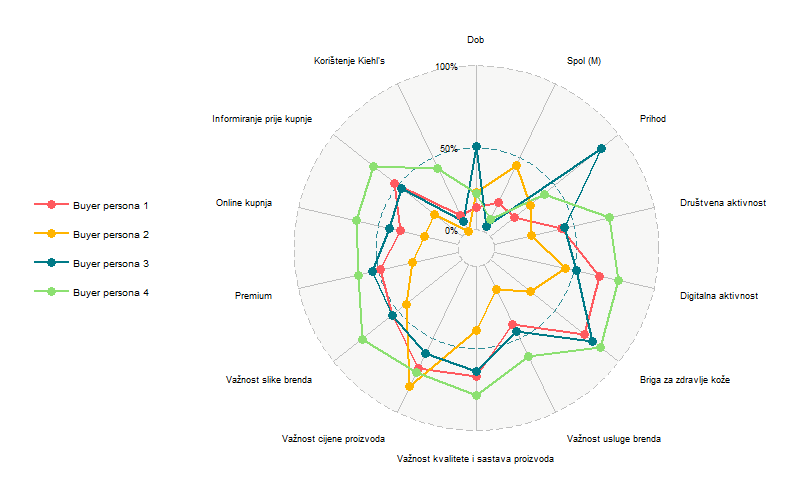

Here is the R script that generated this plot:
## Cleaning the data
data.pca2 <- data[,c(2:40,50:55)]
data.pca2 <- data.pca2[complete.cases(data[,c(2:38)]),c(-3,-5, -8, -9, -28)]
sum(is.na(data.pca2))
data.pca2$person.gender <- as.integer(factor(data.pca2$person.gender, 
                                             levels=c("Male", "Female"), ordered = TRUE))
data.pca2$person.age <- as.integer(factor(data.pca2$person.age, 
                                          levels=c("<20", "20-29", "30-39", "40-49", "50-59", ">60"), ordered = TRUE))
data.pca2$person.residency <- as.integer(factor(data.pca2$person.residency, 
                                                levels=c("Rural area", "Small town", "Big city"), ordered = TRUE))
data.pca2$person.education <- as.integer(factor(data.pca2$person.education, 
                                                levels=c("No schooling completed", "Nursery school to 8th grade",
                                                         "High school graduate", "Bachelor's degree or eqvivalent",
                                                         "Master's degree or eqvivalent", "Doctorate degree"), ordered = TRUE))
data.pca2$person.income <- as.integer(factor(data.pca2$person.income, 
                                             levels=c("<$500", "$500-$799", "$800-$1000", "$1000-$1499", 
                                                      "$1500-$3000", ">$3000"), ordered = TRUE))
data.pca2$person.children <- as.integer(factor(data.pca2$person.children, 
                                               levels=c("0", "1", "2", "3+"), ordered = TRUE))
data.pca2$skincare.spend <- as.integer(factor(data.pca2$skincare.spend, 
                                              levels=c("<$10", "$10-$19", "$20-$49", "$50-$99", "$100-$199", ">$200"), ordered = TRUE))
data.pca2$behave.skincare.use <- as.integer(factor(data.pca2$behave.skincare.use, 
                                                   levels=c("No", "Yes"), ordered = TRUE))
data.pca2$kiehls.use <- as.integer(factor(data.pca2$kiehls.use, 
                                          levels=c("No", "Yes"), ordered = TRUE))
data.pca2 <- data.pca2[, -1+c(-2,-3,-5,-16, -22, -32, -34, -35, -36, -37, -38, -39)]

data.pca2$cluster <- Kmeans$cluster
range01 <- function(x){(x-min(x))/(max(x)-min(x))}

library(ggradar)

new.data <- data.frame(
  age=range01(data.pca2$person.age),
  gender=range01(abs(data.pca2$person.gender-2)),
  income=range01(data.pca2$person.income),
  socially.active=range01(data.pca2$behave.sociality+data.pca2$behave.social.nets+
                 data.pca2$behave.sporty+data.pca2$behave.environment+
                 data.pca2$behave.trendy),
  digitally.active=range01(data.pca2$behave.time.online+data.pca2$behave.phone.use+
                            data.pca2$behave.social.nets),
  skincare=range01(data.pca2$behave.skincare.care),
  brand.service=range01(data.pca2$skincare.service+data.pca2$skincare.returns+data.pca2$skincare.free.samples),
  brand.quality=range01(data.pca2$skincare.natural+data.pca2$skincare.quality),
  brand.price=range01(data.pca2$skincare.price),
  brand.image=range01(data.pca2$skincare.environment.buy+data.pca2$skincare.social.image+
                        data.pca2$behave.environment),
  premium=range01(data.pca2$skincare.mass.premium),
  buy.online=range01(data.pca2$behave.online.buy+data.pca2$behave.phone.buy+data.pca2$behave.where.buy),
  informed=range01(data.pca2$behave.inform.buy+data.pca2$behave.expert.recommendations+
                   data.pca2$behave.friend.recommendations+data.pca2$behave.celebrity.recommendation),
  use.kiehls= range01(data.pca2$kiehls.use),
  cluster=paste("Buyer persona", data.pca2$cluster)
)

new.data <- new.data %>%
  group_by(cluster) %>%
  summarise_all(funs(mean(., na.rm=TRUE)))

names <- c("Dob", "Spol (M)", "Prihod", "Društvena aktivnost", "Digitalna aktivnost", "Briga za zdravlje kože", "Važnost usluge brenda", 
           "Važnost kvalitete i sastava proizvoda", "Važnost cijene proizvoda", "Važnost slike brenda", "Premium", 
           "Online kupnja", "Informiranje prije kupnje","Korištenje Kiehl's")
g_spyder <-ggradar(new.data, axis.label.size = 3, legend.text.size = 10, grid.label.size = 4,
        group.line.width = 1, group.point.size = 4, axis.labels = names)

png("sypder.png", height = 500, width = 800)
g_spyder
dev.off()
